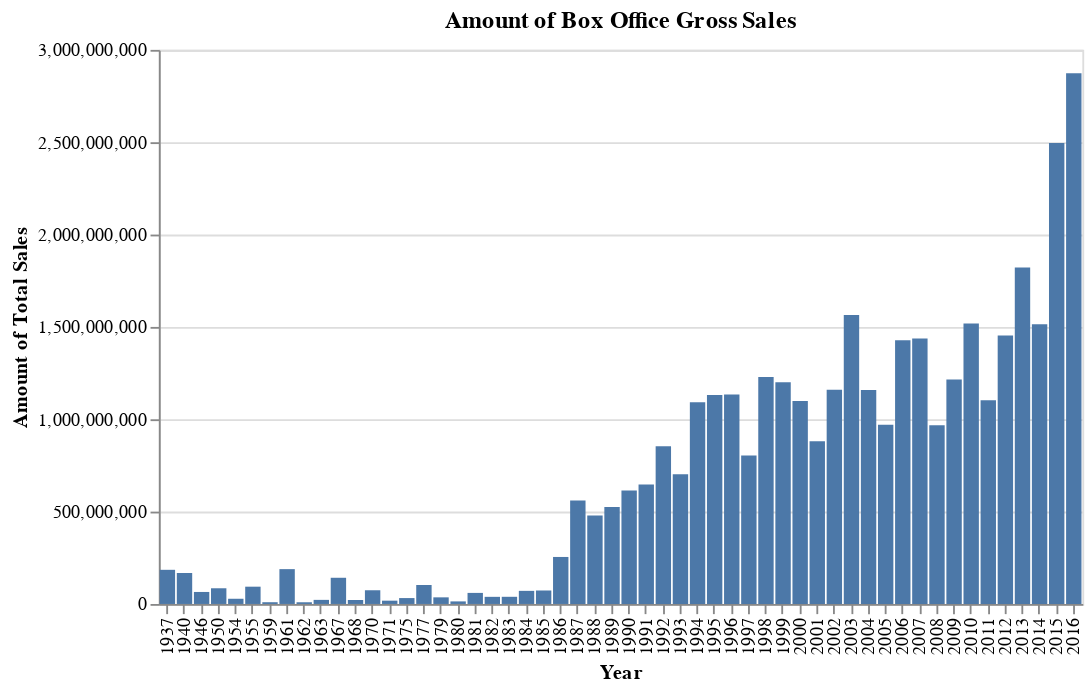

Notebook code for this chart:
### Markdown cell above
Now I want to see which genres and which MPAA ratings make more sales.

### Code cell
box_office_total_gr_viz = alt.Chart(gross1, width=500, height=300).mark_bar().encode(
    x= 'Year:O',
    y=alt.Y('sum(total_gross)', title = 'Amount of Total Sales')
        ).properties(title = 'Amount of Box Office Gross Sales')
box_office_total_gr_viz

### Figure 1 — Vega-Lite specification as saved in the notebook (floating-point values rounded to 4 significant figures; data arrays with more than 128 entries replaced by an {"elided": "..."} marker saying what was removed)
{"config": {"view": {"continuousWidth": 400, "continuousHeight": 300}}, "data": {"name": "data-8654440031cc96918efd4262700e8b8c"}, "mark": "bar", "encoding": {"x": {"type": "ordinal", "field": "Year"}, "y": {"type": "quantitative", "aggregate": "sum", "field": "total_gross", "title": "Amount of Total Sales"}}, "height": 300, "title": "Amount of Box Office Gross Sales", "width": 500, "$schema": "https://vega.github.io/schema/vega-lite/v4.8.1.json", "datasets": {"data-8654440031cc96918efd4262700e8b8c": {"elided": "579 records"}}}
